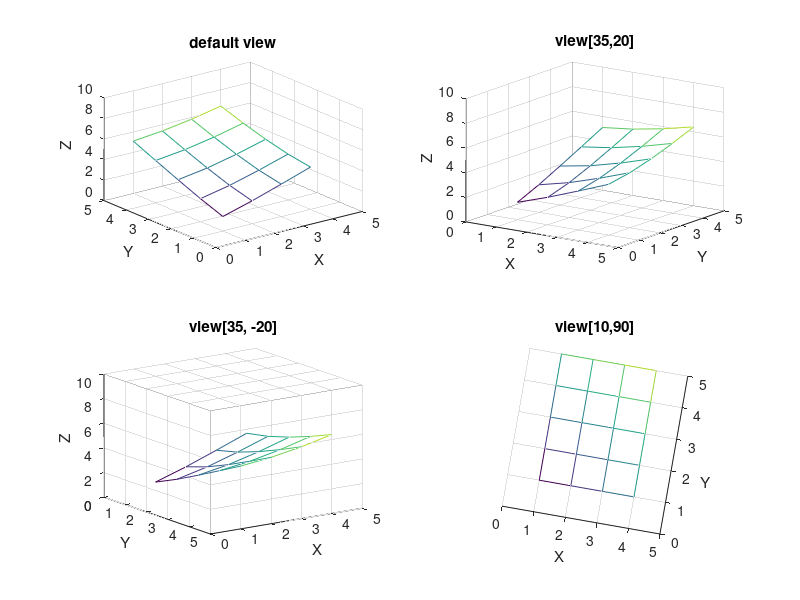

Write MATLAB code to recreate this figure.
% f2_24 plots Figure 2.24. 
% Copyright S. Nakamura, 1995
set(gcf, 'NumberTitle','off','Name', 'Figure 2.24')

clear, clf
for i=1:4;
   for j=1:5;
      z(j,i)=sqrt(i^2 + j^2);
   end
end
subplot(221)
mesh(z)
axis([0,5,0,5,0,10])
title('default view')
xlabel('X')
ylabel('Y')
zlabel('Z')

subplot(222)
mesh(z)
axis([0,5,0,5,0,10])
title('view[35,20]')
view([35,20])
xlabel('X')
ylabel('Y')
zlabel('Z')

subplot(223)
mesh(z)
axis([0,5,0,5,0,10])
title('view[35, -20]')
view([35, -20])
xlabel('X')
ylabel('Y')
zlabel('Z')

subplot(224)
mesh(z)
axis([0,5,0,5,0,10])
title('view[10,90]')
xlabel('X')
ylabel('Y')
zlabel('Z')
view([10,90])
axis('square')
